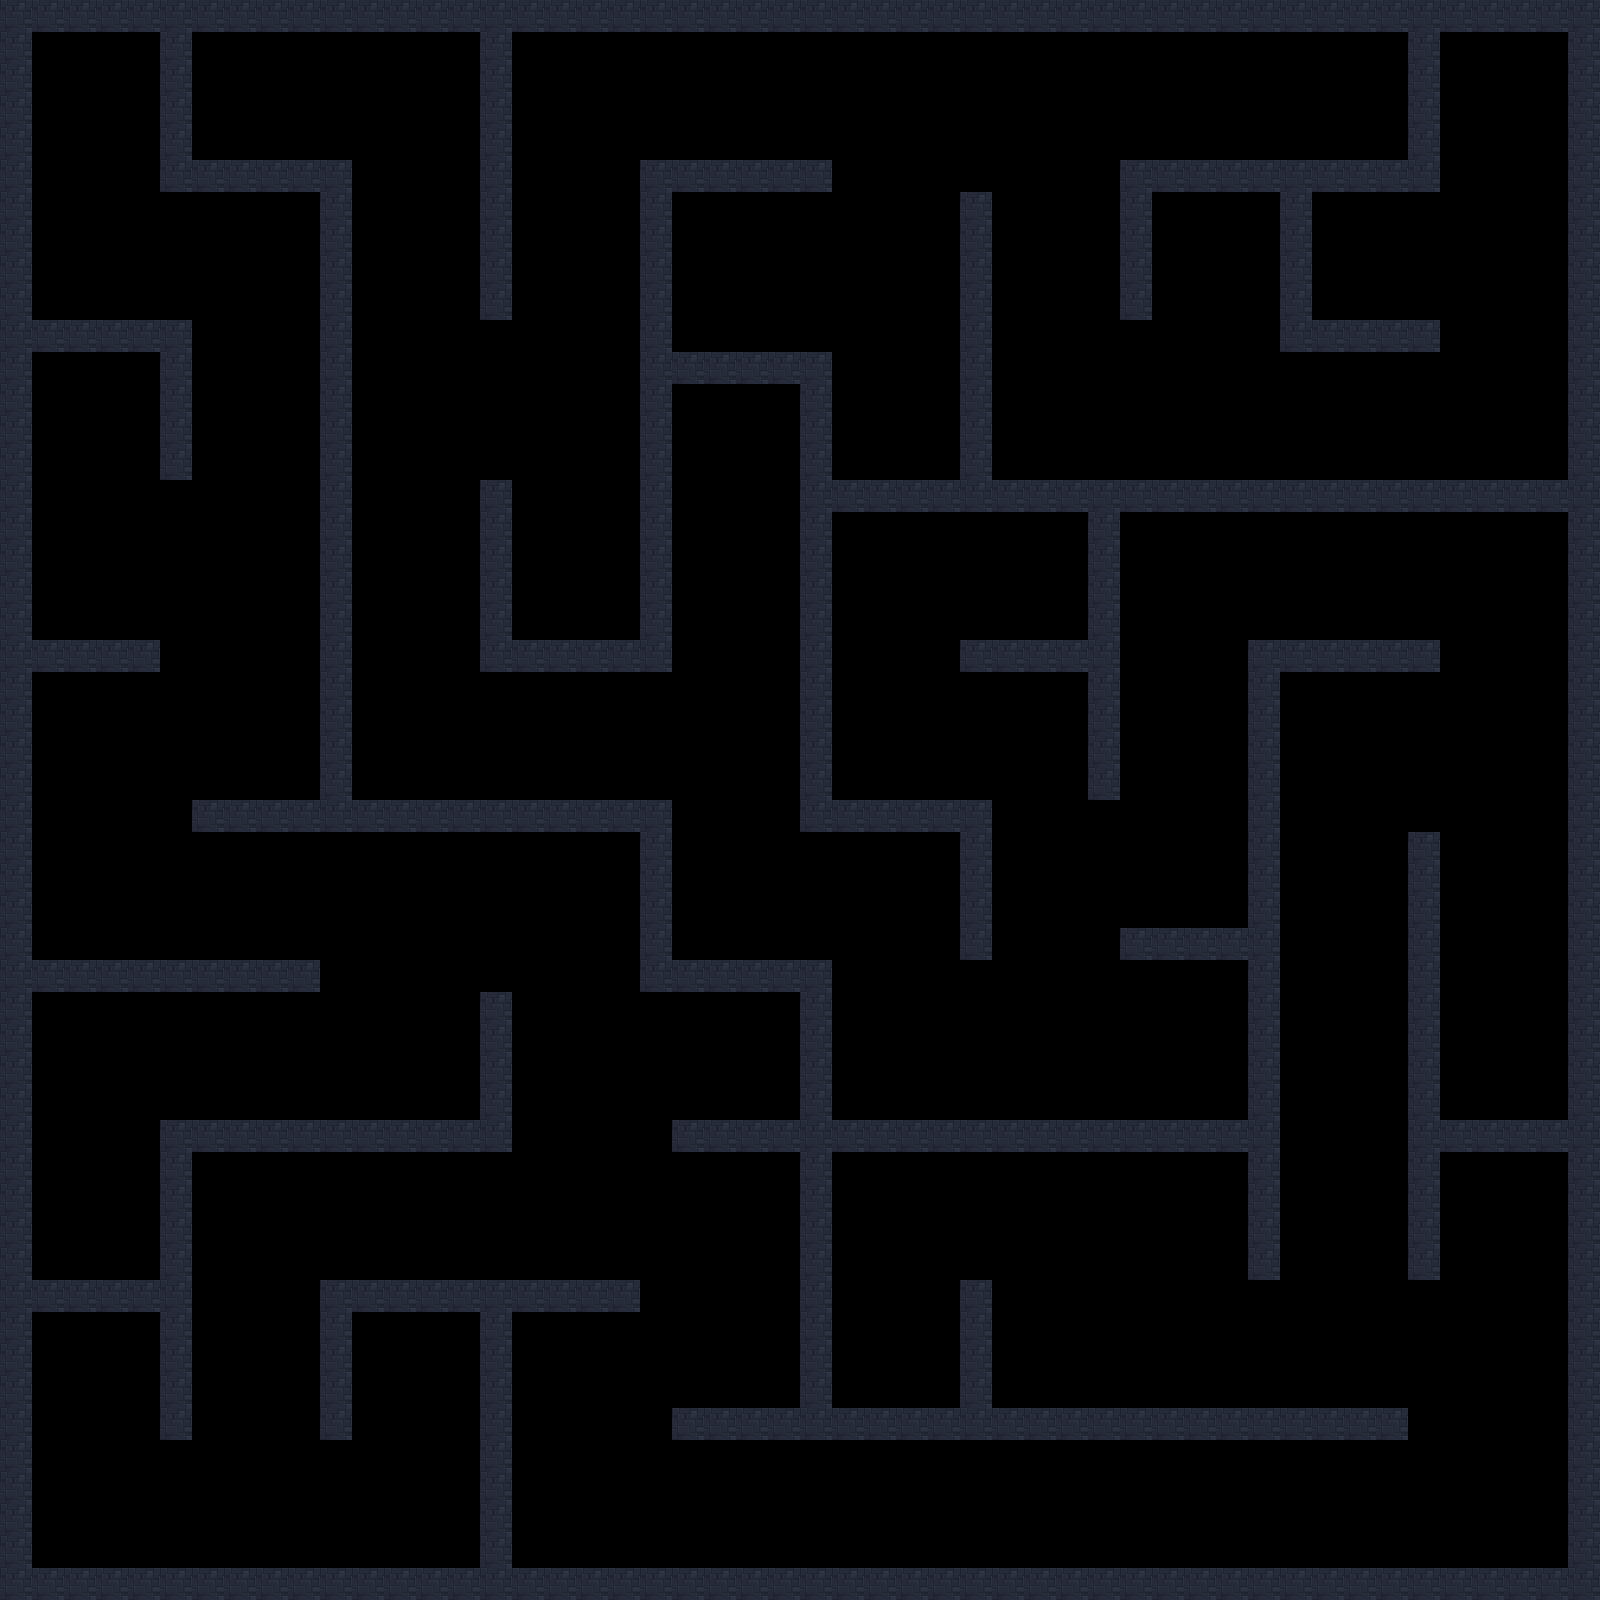

Rendered tile map (Tiled .tmx) drawn with the repository's tilesets; below, a short description and the map source with its tile grids summarised:
An orthogonal 50x50 tile map with 32x32 px tiles, 2 tile layers (Base, Meta) and 27 objects (2x monster6, SpawnPoint, monster1, coin1, supply1, ...).

<map version="1.0" orientation="orthogonal" renderorder="right-down" width="50" height="50" tilewidth="32" tileheight="32" nextobjectid="29">
 <tileset firstgid="1" name="瓦片地图图块" tilewidth="32" tileheight="32" tilecount="1089" columns="33">
  <image source="map/瓦片地图图块.png" width="1056" height="1056" />
  <tile id="1062">
   <properties>
    <property name="Collidable" value="true" />
   </properties>
  </tile>
 </tileset>
 <layer name="Base" width="50" height="50">
  <data>[2500 cells, 566 non-empty, 1 distinct tile ids]</data>
 </layer>
 <layer name="Meta" width="50" height="50" opacity="0">
  <data>[2500 cells, 566 non-empty, 1 distinct tile ids]</data>
 </layer>
 <objectgroup name="Objects">
  <object id="1" name="SpawnPoint" x="64" y="64" width="64" height="64" />
  <object id="2" name="monster1" x="62" y="544" width="64" height="64">
   <properties>
    <property name="monster_type" value="monster1" />
   </properties>
  </object>
  <object id="3" name="coin1" x="64" y="384" width="64" height="64" />
  <object id="4" name="supply1" x="64" y="1152" width="64" height="64">
   <properties>
    <property name="supply_type" value="supply1" />
   </properties>
  </object>
  <object id="5" name="monster2" x="350" y="862" width="64" height="64">
   <properties>
    <property name="monster_type" value="monster2" />
   </properties>
  </object>
  <object id="6" name="coin2" x="704" y="1026" width="64" height="64" />
  <object id="7" name="coin3" x="64" y="1344" width="64" height="64" />
  <object id="8" name="monster3" x="226" y="1186" width="64" height="64">
   <properties>
    <property name="monster_type" value="monster1" />
   </properties>
  </object>
  <object id="9" name="monster4" x="1120" y="1470" width="64" height="64">
   <properties>
    <property name="monster_type" value="monster2" />
   </properties>
  </object>
  <object id="10" name="coin4" x="1472" y="1182" width="64" height="64" />
  <object id="11" name="supply3" x="864" y="1314" width="64" height="64">
   <properties>
    <property name="supply_type" value="supply1" />
   </properties>
  </object>
  <object id="12" name="supply2" x="384" y="1344" width="64" height="64">
   <properties>
    <property name="supply_type" value="supply2" />
   </properties>
  </object>
  <object id="13" name="coin5" x="1470" y="928" width="64" height="64" />
  <object id="14" name="supply4" x="864" y="544" width="64" height="64">
   <properties>
    <property name="supply_type" value="supply2" />
   </properties>
  </object>
  <object id="15" name="coin7" x="704" y="512" width="64" height="64" />
  <object id="16" name="coin8" x="318" y="64" width="64" height="64" />
  <object id="17" name="supply5" x="542" y="514" width="64" height="64">
   <properties>
    <property name="supply_type" value="supply1" />
   </properties>
  </object>
  <object id="18" name="monster7" x="864" y="64" width="64" height="64">
   <properties>
    <property name="monster_type" value="monster1" />
   </properties>
  </object>
  <object id="19" name="supply6" x="704" y="224" width="64" height="64">
   <properties>
    <property name="supply_type" value="supply2" />
   </properties>
  </object>
  <object id="20" name="coin9" x="864" y="386" width="64" height="64" />
  <object id="21" name="coin10" x="1280" y="62" width="64" height="64" />
  <object id="22" name="coin11" x="1182" y="224" width="64" height="64" />
  <object id="23" name="monster6" x="1472" y="384" width="64" height="64">
   <properties>
    <property name="monster_type" value="monster2" />
   </properties>
  </object>
  <object id="24" name="coin12" x="1344" y="224" width="64" height="64" />
  <object id="25" name="monster5" x="1152" y="542" width="64" height="64">
   <properties>
    <property name="monster_type" value="monster1" />
   </properties>
  </object>
  <object id="26" name="coin6" x="1118" y="992" width="64" height="64" />
  <object id="28" name="monster6" x="384" y="702" width="64" height="64">
   <properties>
    <property name="monster_type" value="monster2" />
   </properties>
  </object>
 </objectgroup>
</map>